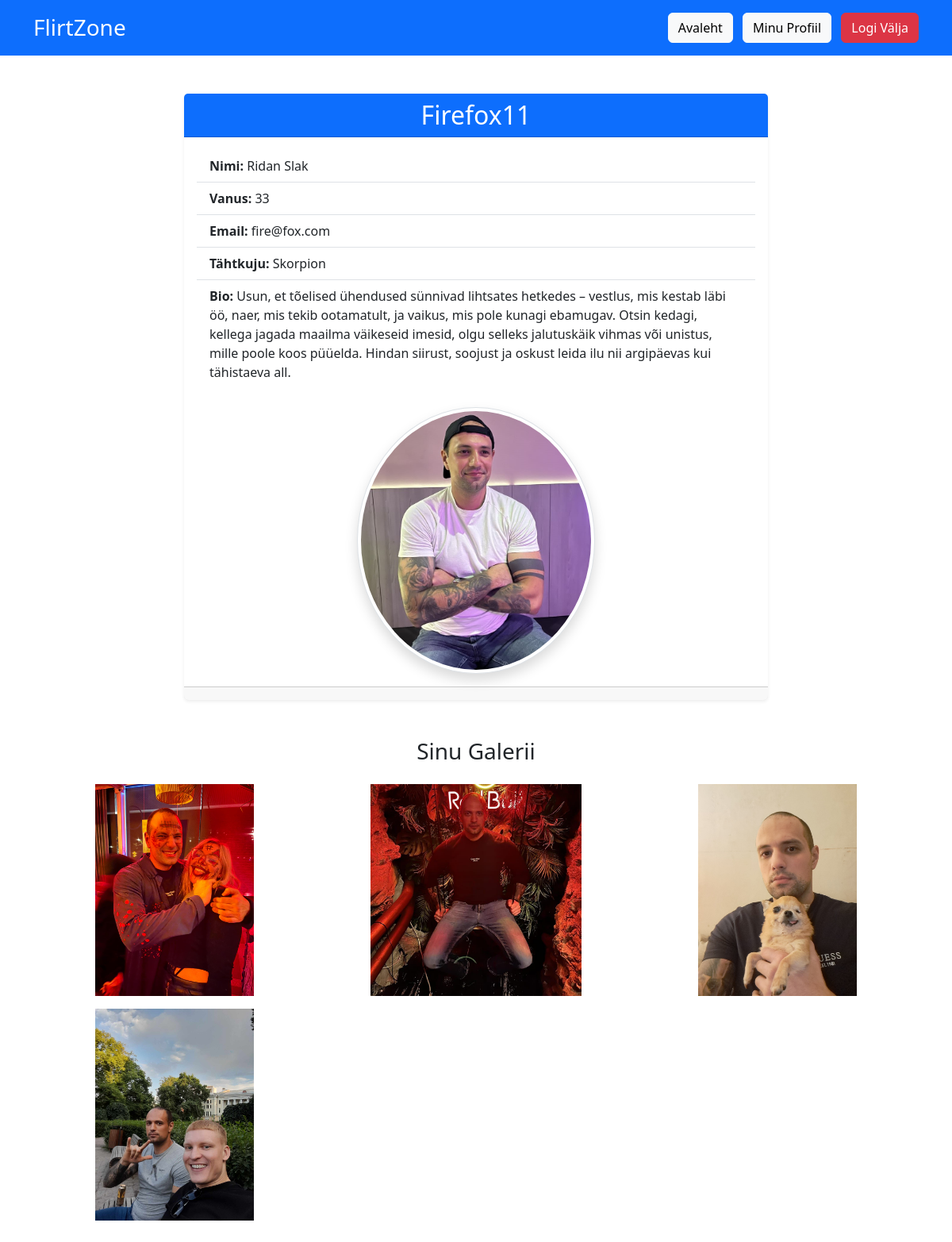
The app's page /users/profile/Firefox11 (signed in) with its own data.
### users/models.py (models this page shows, shortened)
class Profile(models.Model):
    STAR_SIGN_CHOICES = [
        ('aries', 'Jäär'),
        ('taurus', 'Sõnn'),
        ('gemini', 'Kaksikud'),
        ('cancer', 'Vähk'),
        ('leo', 'Lõvi'),
        ('virgo', 'Neitsi'),
        ('libra', 'Kaalud'),
        ('scorpio', 'Skorpion'),
        ('sagittarius', 'Ambur'),
        ('capricorn', 'Kaljukits'),
        ('aquarius', 'Veevalaja'),
        ('pisces', 'Kalad'),
    ]
    user = models.OneToOneField(CustomUser, on_delete=models.CASCADE)
    profile_photo = models.ImageField(upload_to='users/%Y/%m/%d', blank=True)
    star_sign = models.CharField(max_length=20, choices=STAR_SIGN_CHOICES, blank=True)
    bio = models.TextField(blank=True, verbose_name="Bio")
    def calculate_age(self):
        if self.user.date_of_birth:
            today = date.today()
            born = self.user.date_of_birth
            age = today.year - born.year - ((today.month, today.day) < (born.month, born.day))
            return age
        return None

class CustomUser(AbstractUser):
    email = models.EmailField(unique=True)
    date_of_birth = models.DateField(null=True, blank=True)

class Gallery(models.Model):
    profile = models.ForeignKey('Profile', related_name='gallery', on_delete=models.CASCADE)
    image = models.ImageField(upload_to='users/gallery_photos/')
    uploaded_at = models.DateTimeField(auto_now_add=True)

### users/views.py (the view, shortened to what this page needs)
# urls.py: path('profile/<str:username>', views.ProfileView.as_view(), name='profile'),
class ProfileView(LoginRequiredMixin, DetailView):
    model = Profile
    template_name = 'users/profile.html'
    context_object_name = 'profile'
    def get_object(self, queryset=None):
        username = self.kwargs.get('username')  # Võtab kasutajanime URL-ist
        try:
            user = CustomUser.objects.get(username=username)  # Otsib kasutaja kasutajanime järgi
            return user.profile  # Tagastab seotud profiili
        except CustomUser.DoesNotExist:
            raise Http404("Kasutajat ei leitud")
        except Profile.DoesNotExist:
            raise Http404("Profiili ei leitud")

### users/templates/users/profile.html (shortened to what this page needs)
{% extends "base.html" %}
{% load crispy_forms_tags %}
{% block body %}
<header class="bg-primary text-white py-3">
    <div class="container d-flex justify-content-between align-items-center">
        <h1 class="h3 mb-0">FlirtZone</h1>
        <nav>
            <a href="{% url 'index' %}" class="btn btn-light me-2">Avaleht</a>
            {% if user.is_authenticated %}
                <a href="{% url 'profile' username=user.username %}" class="btn btn-light me-2">Minu Profiil</a>
                <a href="{% url 'logout_confirm' %}" class="btn btn-danger">Logi Välja</a>
            {% else %}
                <a href="{% url 'register' %}" class="btn btn-success me-2">Registreeri</a>
                <a href="{% url 'login' %}" class="btn btn-primary">Logi Sisse</a>
            {% endif %}
        </nav>
    </div>
</header>
<div class="container py-5">
    <div class="row justify-content-center">
        <div class="col-md-8">
            <div class="card shadow-sm">
                <div class="card-header bg-primary text-white text-center">
                    <h2 class="mb-0">{{ profile.user.username }}</h2>
                </div>
                <div class="card-body">
                    <ul class="list-group list-group-flush mb-3">
                        <li class="list-group-item"><strong>Nimi:</strong> {{ profile.user.first_name }} {{ profile.user.last_name }}</li>
                        <li class="list-group-item"><strong>Vanus:</strong> {{ profile.calculate_age|default:"Vanus pole saadaval" }}</li>
                        <li class="list-group-item"><strong>Email:</strong> {{ profile.user.email }}</li>
                        <li class="list-group-item"><strong>Tähtkuju:</strong> {{ profile.get_star_sign_display }}</li>
                        <li class="list-group-item"><strong>Bio:</strong> {{ profile.bio|default:"Bio puudub" }}</li>
                    </ul>
                    {% if profile.profile_photo %}
    <div class="text-center mt-4">
        <a href="#" data-bs-toggle="modal" data-bs-target="#profilePhotoModal">
            <img src="{{ profile.profile_photo.url }}" alt="Profiilipilt" class="img-thumbnail rounded-circle shadow" style="max-width: 300px; height: auto;">
        </a>
    </div>
{% else %}
    <p class="text-center text-muted mt-4">Profiilipilt puudub</p>
{% endif %}
                </div>
                <div class="card-footer text-center">
                </div>
            </div>
        </div>
    </div>
    <div class="row mt-5">
        <h3 class="text-center mb-4">Sinu Galerii</h3>
        {% if profile.gallery.exists %}
            {% for photo in profile.gallery.all %}
                <div class="col-md-4 mb-3">
                    {% if photo.image %}
                        <div class="card">
                            <div class="image-wrapper">
                                <a href="#" data-bs-toggle="modal" data-bs-target="#galleryModal{{ forloop.counter }}">
                                    <img src="{{ photo.image.url }}">
                                </a>
                            </div>
                        </div>
                    {% endif %}
                </div>
            {% endfor %}
        {% else %}
            <p class="text-center text-muted">Galerii on tühi. Lisa oma esimesed pildid!</p>
        {% endif %}
    </div>
{% endblock body %}

### templates/base.html (shortened to what this page needs)
{% load static %}
<!DOCTYPE html>
<html lang="en">
<head>
    <link href="https://cdn.jsdelivr.net/npm/bootstrap@5.3.0-alpha1/dist/css/bootstrap.min.css" rel="stylesheet">
    <link rel="stylesheet" href="{% static 'css/style.css' %}">
</head>
<body>
    {% block body %}
    {% endblock body %}
</body>
</html>

### static/css/style.css (style rules this page uses)
.image-wrapper { width: 100%; aspect-ratio: 4 / 3; overflow: hidden; position: relative; }
.image-wrapper img { width: 100%; height: 100%; object-fit: contain; position: absolute; top: 0; left: 0; }
.card { border: none; box-shadow: none; padding: 0; background: none; }

### records on screen
Profile: user.username "Firefox11", user.first_name "Ridan", user.last_name "Slak", calculate_age "33", user.email "fire@fox.com", star_sign "Skorpion", bio "Usun, et tõelised ühendused sünnivad lihtsates hetkedes – vestlus, mis kestab läbi öö, naer, mis tekib ootamatult, ja vaikus, mis pole kunagi ebamugav. Otsin kedagi, kellega jagada maailma väikeseid imesid, olgu selleks jalutuskäik vihmas või unistus, mille poole koos püüelda. Hindan siirust, soojust ja oskust leida ilu nii argipäevas kui tähistaeva all.", profile_photo (picture)
Gallery: image (picture)
Gallery: image (picture)
Gallery: image (picture)
Gallery: image (picture)
